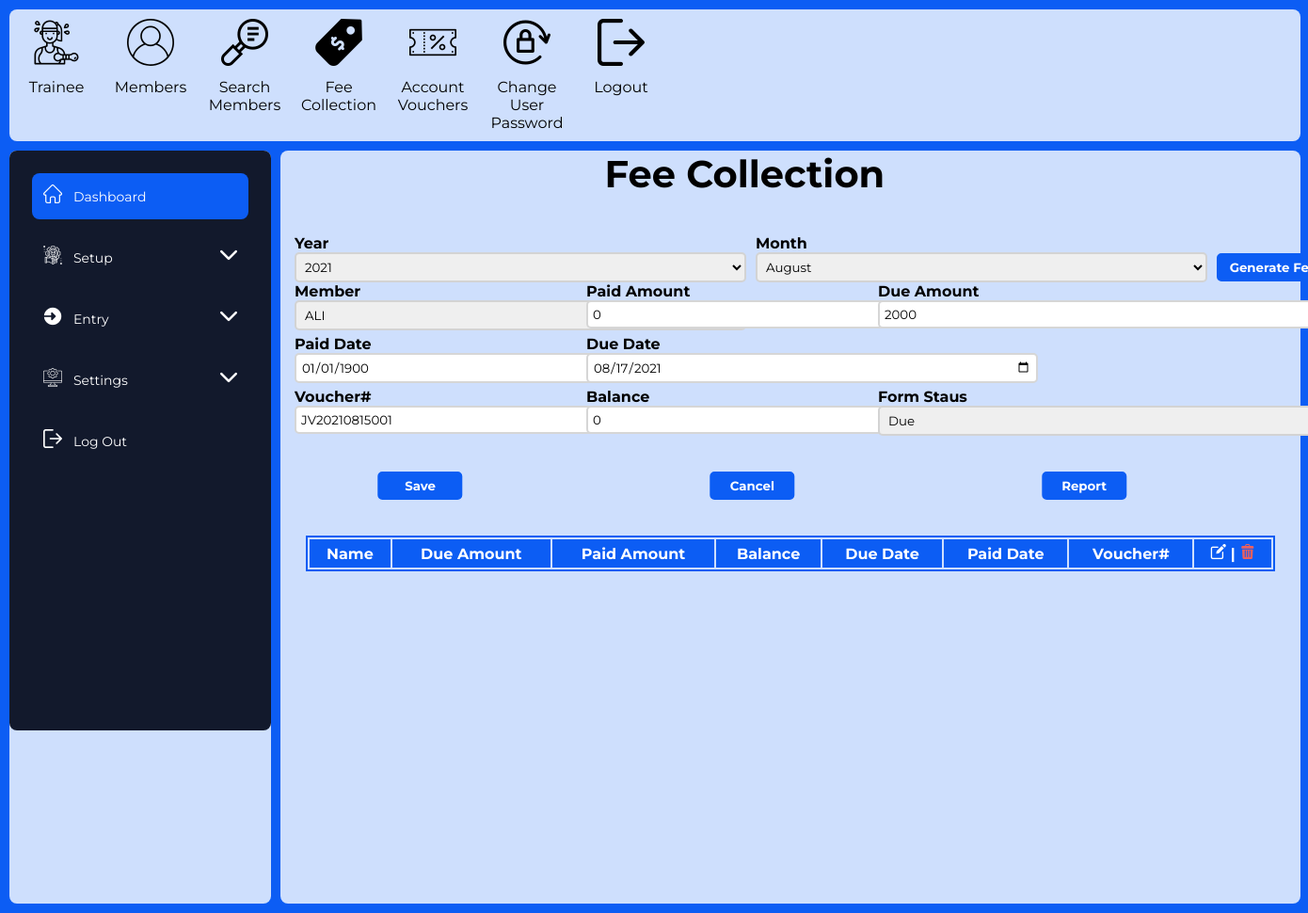
The app's page /Transactions/532/ (signed in) with its own data.
### gymapp/models.py (models this page shows, shortened)
class Transactions(models.Model):
    CHOICES_ = (
        ('01', 'Janurary'),
        ('02', 'February'),
        ('03', 'March'),
        ('04', 'April'),
        ('05', 'May'),
        ('06', 'June'),
        ('07', 'July'),
        ('08', 'August'),
        ('09', 'September'),
        ('10', 'October'),
        ('11', 'November'),
        ('12', 'December'),
    )
    CHOICES = (
        ('2021', '2021'),
        ('2022', '2022')
    )
    CHOICES__ = (
        ('Due', 'Due'),
        ('Unpaid', 'Unpaid'),
        ('Paid', 'Paid')
    )
    trans_id = models.AutoField(primary_key=True)
    year = models.CharField(max_length=4,choices=CHOICES)
    month = models.CharField(max_length=2,choices=CHOICES_)
    member_code = models.ForeignKey(Member,on_delete=CASCADE,default="0")
    due_amt = models.IntegerField(default=0)
    due_date = models.DateField(default='2021-01-01')
    paid_amt = models.IntegerField(default=0)
    paid_date = models.DateField(default='2021-01-01')
    balance = models.IntegerField(default=0)
    vouchno = models.CharField(max_length=100, default=0)
    status = models.CharField(max_length=10,choices= CHOICES__)

### gymapp/decorators.py (the view)
        def wrapper_func(request, *args, **kwargs):
            group = None
            if request.user.groups.exists():
                group = request.user.groups.all()[0].name
            if group in allowed_roles:
                print('group in allowed roles decorator')
                return view_func(request, *args, **kwargs)
            else:
                return HttpResponse('You are not authorized to view this page')

### gymapp/forms.py
class Transaction_f(ModelForm):
    class Meta:
        model = Transactions
        fields = "__all__"

### gymapp/models.py (called while the page is built)
    def __str__(self):
        return self.name

### gymapp/views.py (called while the page is built, shortened)
@login_required(login_url='login')
@allowed_users(allowed_roles=['admin'])
def updatetransactions(request, pk):
    Transaction = Transactions.objects.get(trans_id=pk)
    form = Transaction_f(instance=Transaction)
    transactions = ""
    context = {'form': form,'Transaction': Transaction,'transactions': transactions }
    if 'cancel' in request.POST:
        return redirect('/Transactions/')
    return render(request, 'gymtime/transactions_edit.html', context)

### gymapp/templates/gymtime/transactions_edit.html (shortened to what this page needs)
{% extends 'gymtime/dashboard.html' %}{% load static %}{% block content %}
<div class="item3">
    <form action="" method="POST" enctype="multipart/form-data">
        <section class="members-inputs">
            <h1 class="members-main-heading">Fee Collection</h1>
            <div class="members-first-line">
                <div class="members-first-line-input">
                    <label><span>Year</span>{{form.year}}</label>
                    <label><span>Month</span>
            <div
              class="
                members-first-line-input-text
                members-first-line-input-text-second
              "
            >
              {{form.month}}
            </div>
          </label>
                    <button type="submit" name="G_submit" id="generateBtn">
            Generate Fee
          </button>
                </div>
            </div>
            <div class="members-second-line" id="transaction-second">
                <div class="members-second-line-input">
                    <label><span>Member</span>
            <div
              class="
                members-second-line-input-text
                members-second-line-input-text-first
              "
            >
              {{form.member_code}}
            </div>
          </label>
                    <label class="members-second-line-input-text-second"><span>Paid Amount</span>
            <div
              class="
                members-second-line-input-text
                members-second-line-input-text-second
              "
            >
              {{form.paid_amt}}
            </div>
          </label>
                    <label class="members-second-line-input-text"><span>Due Amount</span>
            {{form.due_amt}}
          </label>
                </div>
            </div>
            <div class="members-third-line" id="transaction-third">
                <div class="members-third-line-input">
                    <label><span>Paid Date</span>
            <div
              class="
                members-third-line-input-text
                members-third-line-input-text-first
              "
            >
              {{form.paid_date}}
            </div>
          </label>
                    <label class="members-third-line-input-text-second"><span>Due Date</span>
            <div
              class="
                members-third-line-input-text
                members-third-line-input-text-second
              "
            >
              {{form.due_date}}
            </div>
          </label>
                </div>
            </div>
            <div class="members-fourth-line" id="transaction-fourth">
                <div class="members-fourth-line-input">
                    <label class="members-fourth-line-input-text-second"><span>Voucher#</span>
            <div
              class="
                members-third-line-input-text
                members-third-line-input-text-second
              "
            >
              {{form.vouchno}}
            </div>
          </label>
                    <label class="members-fourth-line-input-text-third"><span>Balance</span>
            <div
              class="
                members-fourth-line-input-text
                members-fourth-line-input-text-third
              "
            >
              {{form.balance}}
            </div>
          </label>
                    <label class="members-fourth-line-input-text-third"><span id="members-fourth-line-input-text-third-span"
              >Form Staus</span
            >
            <div
              class="
                members-fourth-line-input-text
                members-fourth-line-input-text-third
              "
            >
              {{ form.status }}
            </div>
          </label>
                </div>
            </div>
        </section>
        <section class="members">
            <div class="members-buttons">
                <button class="members-buttons-button members-buttons-button-save" id="members-buttons-button-save" type="submit" name="save">
          Save
        </button>
                <button class="members-buttons-button members-buttons-button-cancel" type="submit" name="cancel">
          Cancel
        </button>
                <button class="members-buttons-button members-buttons-button-report">
          Report
        </button>
            </div>
        </section>
    </form>
    <section class="transaction-table">
        <table class="transaction-table-print" id="company-table">
            <thead>
                <tr>
                    <th>Name</th>
                    <th class="transaction-table-name">Due Amount</th>
                    <th class="transaction-table-address">Paid Amount</th>
                    <th>Balance</th>
                    <th>Due Date</th>
                    <th>Paid Date</th>
                    <th>Voucher#</th>
                    <th>
                        <i class="flaticon-edit"></i><span>|</span
            ><i class="flaticon-trash trash"></i>
          </th>
        </tr>
      </thead>
        </table>
    </section>
</div>
{% endblock %}

### static/css/main.css (style rules this page uses)
* { margin: 0; padding: 0; box-sizing: border-box; font-family: "Montserrat", sans-serif; }
.members-inputs input { width: 300px; }
.trash { color: #ec6060; }
body { background-color: #0c5df4; }
.item3 { grid-area: main; border-radius: 8px; position: relative; width: 78vw; z-index: 5; }
.grid-container>div[class="item3"] { background-color: rgba(255, 255, 255, 0.8); }
form { margin-left: 10px; }
label { display: flex; flex-direction: column; }
label span { margin-left: 5px; font-weight: bold; }
input { padding: 5px; margin: 0 5px; border-radius: 5px; border: 2px solid rgba(204, 204, 204, 0.8); outline: none; }
button { cursor: pointer; }
table { margin-left: auto; margin-right: auto; border: 2px solid #0c5df4; width: 90%; }
table th { padding: 5px; background-color: #0c5df4; color: #fff; }
table tr { text-align: center; }
table tr span { padding: 0 5px; }
.members-main-heading { text-align: center; transform: translateX(-5%); font-size: 40px; }
.members-first-line { display: flex; justify-content: space-between; }
.members-first-line-input { display: flex; margin-top: 40px; }
.members-second-line { display: flex; justify-content: space-between; margin: 0px 30px 0 0; }
.members-second-line-input { display: flex; }
.members-second-line-input-text { width: 300px; }
.members-second-line-input-text-second input { margin-left: 15px; }
.members-second-line-input-text-second span { margin-left: 15px; }
.members-second-line-input-text span { margin-left: 25px; }
.members-third-line { display: flex; justify-content: space-between; margin: 5px 30px 0 0; }
.members-third-line-input { display: flex; }
.members-third-line-input-text { width: 300px; }
.members-third-line-input-text-second input { margin-left: 15px; }
.members-third-line-input-text-second span { margin-left: 15px; }
.members-fourth-line { display: flex; justify-content: space-between; margin: 5px 30px 0 0; }
.members-fourth-line-input { display: flex; }
.members-fourth-line-input-text { width: 300px; }
.members-fourth-line-input-text-third input { margin-left: 15px; }
.members-fourth-line-input-text-third span { margin-left: 15px; }
#members-fourth-line-input-text-third-span { margin-left: 25px; }
.members { width: 100%; margin-top: 30px; }
.members-buttons { width: 100%; display: flex; justify-content: space-around; transform: translateX(-5%); margin: 0.5rem !important; padding: 0.5rem !important; }
.members-buttons-button { width: 90px; padding: 5px 0; border: 2px solid #0c5df4; border-radius: 5px; outline: none; background-color: #0c5df4; margin: 0px 5px; color: #fff; font-weight: bold; }
#id_year { width: 300px; padding: 5px; margin: 0 5px; border-radius: 5px; border: 2px solid rgba(204, 204, 204, 0.8); outline: none; }
#id_month { width: 300px; padding: 5px; margin: 0 5px; border-radius: 5px; border: 2px solid rgba(204, 204, 204, 0.8); outline: none; }
#generateBtn { width: 120px; height: 30px; border: 2px solid #0c5df4; border-radius: 5px; outline: none; background-color: #0c5df4; margin: 0 5px; margin-top: 20px; color: #fff; font-weight: bold; }
#id_member_code { width: 300px; padding: 5px; margin: 0 5px; border-radius: 5px; border: 2px solid rgba(204, 204, 204, 0.8); outline: none; }
#id_due_amt { margin-left: 25px; }
#id_vouchno { margin-left: 5px; }
#company-table { width: 95%; margin-top: 20px; max-height: 30vh; }
.transaction-table { margin-top: 10px; height: 25vh; overflow-y: scroll; }
#id_status { width: 300px; padding: 5px; margin: 0 5px 0 25px; border-radius: 5px; border: 2px solid rgba(204, 204, 204, 0.8); outline: none; }

### static/css/responsive.css (style rules this page uses)
@media only screen and (min-device-width: 768px) and (max-device-width: 1024px) { label input, select, option { width: 30rem !important; } }
@media only screen and (min-device-width: 768px) and (max-device-width: 1024px) { .grid-container > div[class="item3"] { min-height: 100vh; } }

### records on screen
Transactions: year "2021", month "August", member_code "ALI", paid_amt "0", due_amt "2000", paid_date "01/01/1900", due_date "08/17/2021", vouchno "JV20210815001", balance "0", status "Due"
